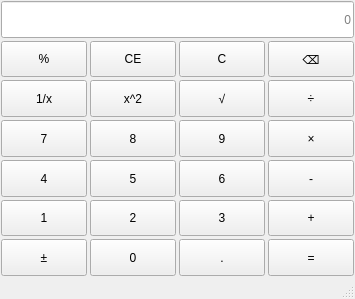
<?xml version="1.0" encoding="UTF-8"?>
<ui version="4.0">
 <class>MainWindow</class>
 <widget class="QMainWindow" name="MainWindow">
  <property name="geometry">
   <rect>
    <x>0</x>
    <y>0</y>
    <width>355</width>
    <height>299</height>
   </rect>
  </property>
  <property name="windowTitle">
   <string>MainWindow</string>
  </property>
  <widget class="QWidget" name="centralwidget">
   <layout class="QVBoxLayout" name="verticalLayout">
    <property name="spacing">
     <number>3</number>
    </property>
    <property name="leftMargin">
     <number>1</number>
    </property>
    <property name="topMargin">
     <number>1</number>
    </property>
    <property name="rightMargin">
     <number>1</number>
    </property>
    <property name="bottomMargin">
     <number>1</number>
    </property>
    <item>
     <layout class="QGridLayout" name="gridLayout">
      <item row="0" column="0" colspan="4">
       <widget class="QLineEdit" name="display">
        <property name="sizePolicy">
         <sizepolicy hsizetype="Expanding" vsizetype="Minimum">
          <horstretch>0</horstretch>
          <verstretch>0</verstretch>
         </sizepolicy>
        </property>
        <property name="alignment">
         <set>Qt::AlignmentFlag::AlignRight|Qt::AlignmentFlag::AlignTrailing|Qt::AlignmentFlag::AlignVCenter</set>
        </property>
        <property name="placeholderText">
         <string>0</string>
        </property>
       </widget>
      </item>
      <item row="1" column="0">
       <widget class="QPushButton" name="btnPercentage">
        <property name="sizePolicy">
         <sizepolicy hsizetype="Minimum" vsizetype="Minimum">
          <horstretch>0</horstretch>
          <verstretch>0</verstretch>
         </sizepolicy>
        </property>
        <property name="text">
         <string>%</string>
        </property>
       </widget>
      </item>
      <item row="1" column="1">
       <widget class="QPushButton" name="btnClearAll">
        <property name="sizePolicy">
         <sizepolicy hsizetype="Minimum" vsizetype="Minimum">
          <horstretch>0</horstretch>
          <verstretch>0</verstretch>
         </sizepolicy>
        </property>
        <property name="text">
         <string>CE</string>
        </property>
       </widget>
      </item>
      <item row="1" column="2">
       <widget class="QPushButton" name="btnClear">
        <property name="sizePolicy">
         <sizepolicy hsizetype="Minimum" vsizetype="Minimum">
          <horstretch>0</horstretch>
          <verstretch>0</verstretch>
         </sizepolicy>
        </property>
        <property name="text">
         <string>C</string>
        </property>
       </widget>
      </item>
      <item row="1" column="3">
       <widget class="QPushButton" name="btnDel">
        <property name="sizePolicy">
         <sizepolicy hsizetype="Minimum" vsizetype="Minimum">
          <horstretch>0</horstretch>
          <verstretch>0</verstretch>
         </sizepolicy>
        </property>
        <property name="text">
         <string>⌫</string>
        </property>
       </widget>
      </item>
      <item row="2" column="0">
       <widget class="QPushButton" name="btnInverse">
        <property name="sizePolicy">
         <sizepolicy hsizetype="Minimum" vsizetype="Minimum">
          <horstretch>0</horstretch>
          <verstretch>0</verstretch>
         </sizepolicy>
        </property>
        <property name="text">
         <string>1/x</string>
        </property>
       </widget>
      </item>
      <item row="2" column="1">
       <widget class="QPushButton" name="btnSquare">
        <property name="sizePolicy">
         <sizepolicy hsizetype="Minimum" vsizetype="Minimum">
          <horstretch>0</horstretch>
          <verstretch>0</verstretch>
         </sizepolicy>
        </property>
        <property name="text">
         <string>x^2</string>
        </property>
       </widget>
      </item>
      <item row="2" column="2">
       <widget class="QPushButton" name="btnSqrt">
        <property name="sizePolicy">
         <sizepolicy hsizetype="Minimum" vsizetype="Minimum">
          <horstretch>0</horstretch>
          <verstretch>0</verstretch>
         </sizepolicy>
        </property>
        <property name="text">
         <string>√</string>
        </property>
       </widget>
      </item>
      <item row="2" column="3">
       <widget class="QPushButton" name="btnDivide">
        <property name="sizePolicy">
         <sizepolicy hsizetype="Minimum" vsizetype="Minimum">
          <horstretch>0</horstretch>
          <verstretch>0</verstretch>
         </sizepolicy>
        </property>
        <property name="text">
         <string>÷</string>
        </property>
       </widget>
      </item>
      <item row="3" column="0">
       <widget class="QPushButton" name="btnNum7">
        <property name="sizePolicy">
         <sizepolicy hsizetype="Minimum" vsizetype="Minimum">
          <horstretch>0</horstretch>
          <verstretch>0</verstretch>
         </sizepolicy>
        </property>
        <property name="text">
         <string>7</string>
        </property>
       </widget>
      </item>
      <item row="3" column="1">
       <widget class="QPushButton" name="btnNum8">
        <property name="sizePolicy">
         <sizepolicy hsizetype="Minimum" vsizetype="Minimum">
          <horstretch>0</horstretch>
          <verstretch>0</verstretch>
         </sizepolicy>
        </property>
        <property name="text">
         <string>8</string>
        </property>
       </widget>
      </item>
      <item row="3" column="2">
       <widget class="QPushButton" name="btnNum9">
        <property name="sizePolicy">
         <sizepolicy hsizetype="Minimum" vsizetype="Minimum">
          <horstretch>0</horstretch>
          <verstretch>0</verstretch>
         </sizepolicy>
        </property>
        <property name="text">
         <string>9</string>
        </property>
       </widget>
      </item>
      <item row="3" column="3">
       <widget class="QPushButton" name="btnMultiple">
        <property name="sizePolicy">
         <sizepolicy hsizetype="Minimum" vsizetype="Minimum">
          <horstretch>0</horstretch>
          <verstretch>0</verstretch>
         </sizepolicy>
        </property>
        <property name="text">
         <string>×</string>
        </property>
       </widget>
      </item>
      <item row="4" column="0">
       <widget class="QPushButton" name="btnNum4">
        <property name="sizePolicy">
         <sizepolicy hsizetype="Minimum" vsizetype="Minimum">
          <horstretch>0</horstretch>
          <verstretch>0</verstretch>
         </sizepolicy>
        </property>
        <property name="text">
         <string>4</string>
        </property>
       </widget>
      </item>
      <item row="4" column="1">
       <widget class="QPushButton" name="btnNum5">
        <property name="sizePolicy">
         <sizepolicy hsizetype="Minimum" vsizetype="Minimum">
          <horstretch>0</horstretch>
          <verstretch>0</verstretch>
         </sizepolicy>
        </property>
        <property name="text">
         <string>5</string>
        </property>
       </widget>
      </item>
      <item row="4" column="2">
       <widget class="QPushButton" name="btnNum6">
        <property name="sizePolicy">
         <sizepolicy hsizetype="Minimum" vsizetype="Minimum">
          <horstretch>0</horstretch>
          <verstretch>0</verstretch>
         </sizepolicy>
        </property>
        <property name="text">
         <string>6</string>
        </property>
       </widget>
      </item>
      <item row="4" column="3">
       <widget class="QPushButton" name="btnMinus">
        <property name="sizePolicy">
         <sizepolicy hsizetype="Minimum" vsizetype="Minimum">
          <horstretch>0</horstretch>
          <verstretch>0</verstretch>
         </sizepolicy>
        </property>
        <property name="text">
         <string>-</string>
        </property>
       </widget>
      </item>
      <item row="5" column="0">
       <widget class="QPushButton" name="btnNum1">
        <property name="sizePolicy">
         <sizepolicy hsizetype="Minimum" vsizetype="Minimum">
          <horstretch>0</horstretch>
          <verstretch>0</verstretch>
         </sizepolicy>
        </property>
        <property name="text">
         <string>1</string>
        </property>
       </widget>
      </item>
      <item row="5" column="1">
       <widget class="QPushButton" name="btnNum2">
        <property name="sizePolicy">
         <sizepolicy hsizetype="Minimum" vsizetype="Minimum">
          <horstretch>0</horstretch>
          <verstretch>0</verstretch>
         </sizepolicy>
        </property>
        <property name="text">
         <string>2</string>
        </property>
       </widget>
      </item>
      <item row="5" column="2">
       <widget class="QPushButton" name="btnNum3">
        <property name="sizePolicy">
         <sizepolicy hsizetype="Minimum" vsizetype="Minimum">
          <horstretch>0</horstretch>
          <verstretch>0</verstretch>
         </sizepolicy>
        </property>
        <property name="text">
         <string>3</string>
        </property>
       </widget>
      </item>
      <item row="5" column="3">
       <widget class="QPushButton" name="btnPlus">
        <property name="sizePolicy">
         <sizepolicy hsizetype="Minimum" vsizetype="Minimum">
          <horstretch>0</horstretch>
          <verstretch>0</verstretch>
         </sizepolicy>
        </property>
        <property name="text">
         <string>+</string>
        </property>
       </widget>
      </item>
      <item row="6" column="0">
       <widget class="QPushButton" name="btnSign">
        <property name="sizePolicy">
         <sizepolicy hsizetype="Minimum" vsizetype="Minimum">
          <horstretch>0</horstretch>
          <verstretch>0</verstretch>
         </sizepolicy>
        </property>
        <property name="text">
         <string>±</string>
        </property>
       </widget>
      </item>
      <item row="6" column="1">
       <widget class="QPushButton" name="btnNum0">
        <property name="sizePolicy">
         <sizepolicy hsizetype="Minimum" vsizetype="Minimum">
          <horstretch>0</horstretch>
          <verstretch>0</verstretch>
         </sizepolicy>
        </property>
        <property name="text">
         <string>0</string>
        </property>
       </widget>
      </item>
      <item row="6" column="2">
       <widget class="QPushButton" name="btnPeriod">
        <property name="sizePolicy">
         <sizepolicy hsizetype="Minimum" vsizetype="Minimum">
          <horstretch>0</horstretch>
          <verstretch>0</verstretch>
         </sizepolicy>
        </property>
        <property name="text">
         <string>.</string>
        </property>
       </widget>
      </item>
      <item row="6" column="3">
       <widget class="QPushButton" name="btnEqual">
        <property name="sizePolicy">
         <sizepolicy hsizetype="Minimum" vsizetype="Minimum">
          <horstretch>0</horstretch>
          <verstretch>0</verstretch>
         </sizepolicy>
        </property>
        <property name="text">
         <string>=</string>
        </property>
       </widget>
      </item>
     </layout>
    </item>
   </layout>
  </widget>
  <widget class="QMenuBar" name="menubar">
   <property name="geometry">
    <rect>
     <x>0</x>
     <y>0</y>
     <width>355</width>
     <height>21</height>
    </rect>
   </property>
  </widget>
  <widget class="QStatusBar" name="statusbar"/>
 </widget>
 <resources/>
 <connections/>
</ui>
